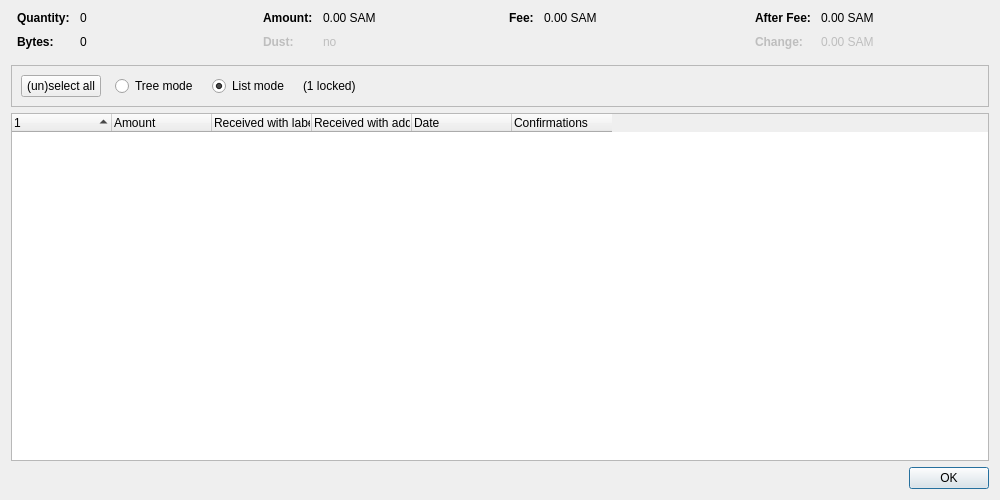
<?xml version="1.0" encoding="UTF-8"?>
<ui version="4.0">
 <class>CoinControlDialog</class>
 <widget class="QDialog" name="CoinControlDialog">
  <property name="geometry">
   <rect>
    <x>0</x>
    <y>0</y>
    <width>1000</width>
    <height>500</height>
   </rect>
  </property>
  <property name="windowTitle">
   <string>Coin Selection</string>
  </property>
  <layout class="QVBoxLayout" name="verticalLayout">
   <item>
    <layout class="QHBoxLayout" name="horizontalLayoutTop" stretch="0,0,0,0">
     <property name="topMargin">
      <number>0</number>
     </property>
     <property name="bottomMargin">
      <number>10</number>
     </property>
     <item>
      <layout class="QFormLayout" name="formLayoutCoinControl1">
       <property name="horizontalSpacing">
        <number>10</number>
       </property>
       <property name="verticalSpacing">
        <number>10</number>
       </property>
       <property name="leftMargin">
        <number>6</number>
       </property>
       <property name="rightMargin">
        <number>6</number>
       </property>
       <item row="0" column="0">
        <widget class="QLabel" name="labelCoinControlQuantityText">
         <property name="font">
          <font>
           <weight>75</weight>
           <bold>true</bold>
          </font>
         </property>
         <property name="text">
          <string>Quantity:</string>
         </property>
        </widget>
       </item>
       <item row="0" column="1">
        <widget class="QLabel" name="labelCoinControlQuantity">
         <property name="cursor">
          <cursorShape>IBeamCursor</cursorShape>
         </property>
         <property name="contextMenuPolicy">
          <enum>Qt::ActionsContextMenu</enum>
         </property>
         <property name="text">
          <string notr="true">0</string>
         </property>
         <property name="textInteractionFlags">
          <set>Qt::LinksAccessibleByMouse|Qt::TextSelectableByKeyboard|Qt::TextSelectableByMouse</set>
         </property>
        </widget>
       </item>
       <item row="1" column="0">
        <widget class="QLabel" name="labelCoinControlBytesText">
         <property name="font">
          <font>
           <weight>75</weight>
           <bold>true</bold>
          </font>
         </property>
         <property name="text">
          <string>Bytes:</string>
         </property>
        </widget>
       </item>
       <item row="1" column="1">
        <widget class="QLabel" name="labelCoinControlBytes">
         <property name="cursor">
          <cursorShape>IBeamCursor</cursorShape>
         </property>
         <property name="contextMenuPolicy">
          <enum>Qt::ActionsContextMenu</enum>
         </property>
         <property name="text">
          <string notr="true">0</string>
         </property>
         <property name="textInteractionFlags">
          <set>Qt::LinksAccessibleByMouse|Qt::TextSelectableByKeyboard|Qt::TextSelectableByMouse</set>
         </property>
        </widget>
       </item>
      </layout>
     </item>
     <item>
      <layout class="QFormLayout" name="formLayoutCoinControl2">
       <property name="horizontalSpacing">
        <number>10</number>
       </property>
       <property name="verticalSpacing">
        <number>10</number>
       </property>
       <property name="leftMargin">
        <number>6</number>
       </property>
       <property name="rightMargin">
        <number>6</number>
       </property>
       <item row="0" column="0">
        <widget class="QLabel" name="labelCoinControlAmountText">
         <property name="font">
          <font>
           <weight>75</weight>
           <bold>true</bold>
          </font>
         </property>
         <property name="text">
          <string>Amount:</string>
         </property>
        </widget>
       </item>
       <item row="0" column="1">
        <widget class="QLabel" name="labelCoinControlAmount">
         <property name="cursor">
          <cursorShape>IBeamCursor</cursorShape>
         </property>
         <property name="contextMenuPolicy">
          <enum>Qt::ActionsContextMenu</enum>
         </property>
         <property name="text">
          <string notr="true">0.00 SAM</string>
         </property>
         <property name="textInteractionFlags">
          <set>Qt::LinksAccessibleByMouse|Qt::TextSelectableByKeyboard|Qt::TextSelectableByMouse</set>
         </property>
        </widget>
       </item>
       <item row="1" column="0">
        <widget class="QLabel" name="labelCoinControlLowOutputText">
         <property name="enabled">
          <bool>false</bool>
         </property>
         <property name="font">
          <font>
           <weight>75</weight>
           <bold>true</bold>
          </font>
         </property>
         <property name="text">
          <string>Dust:</string>
         </property>
        </widget>
       </item>
       <item row="1" column="1">
        <widget class="QLabel" name="labelCoinControlLowOutput">
         <property name="enabled">
          <bool>false</bool>
         </property>
         <property name="cursor">
          <cursorShape>IBeamCursor</cursorShape>
         </property>
         <property name="contextMenuPolicy">
          <enum>Qt::ActionsContextMenu</enum>
         </property>
         <property name="text">
          <string notr="true">no</string>
         </property>
         <property name="textInteractionFlags">
          <set>Qt::LinksAccessibleByMouse|Qt::TextSelectableByKeyboard|Qt::TextSelectableByMouse</set>
         </property>
        </widget>
       </item>
      </layout>
     </item>
     <item>
      <layout class="QFormLayout" name="formLayoutCoinControl3">
       <property name="horizontalSpacing">
        <number>10</number>
       </property>
       <property name="verticalSpacing">
        <number>10</number>
       </property>
       <property name="leftMargin">
        <number>6</number>
       </property>
       <property name="rightMargin">
        <number>6</number>
       </property>
       <item row="0" column="0">
        <widget class="QLabel" name="labelCoinControlFeeText">
         <property name="font">
          <font>
           <weight>75</weight>
           <bold>true</bold>
          </font>
         </property>
         <property name="text">
          <string>Fee:</string>
         </property>
        </widget>
       </item>
       <item row="0" column="1">
        <widget class="QLabel" name="labelCoinControlFee">
         <property name="cursor">
          <cursorShape>IBeamCursor</cursorShape>
         </property>
         <property name="contextMenuPolicy">
          <enum>Qt::ActionsContextMenu</enum>
         </property>
         <property name="text">
          <string notr="true">0.00 SAM</string>
         </property>
         <property name="textInteractionFlags">
          <set>Qt::LinksAccessibleByMouse|Qt::TextSelectableByKeyboard|Qt::TextSelectableByMouse</set>
         </property>
        </widget>
       </item>
      </layout>
     </item>
     <item>
      <layout class="QFormLayout" name="formLayoutCoinControl4">
       <property name="horizontalSpacing">
        <number>10</number>
       </property>
       <property name="verticalSpacing">
        <number>10</number>
       </property>
       <property name="leftMargin">
        <number>6</number>
       </property>
       <property name="rightMargin">
        <number>6</number>
       </property>
       <item row="0" column="0">
        <widget class="QLabel" name="labelCoinControlAfterFeeText">
         <property name="font">
          <font>
           <weight>75</weight>
           <bold>true</bold>
          </font>
         </property>
         <property name="text">
          <string>After Fee:</string>
         </property>
        </widget>
       </item>
       <item row="0" column="1">
        <widget class="QLabel" name="labelCoinControlAfterFee">
         <property name="cursor">
          <cursorShape>IBeamCursor</cursorShape>
         </property>
         <property name="contextMenuPolicy">
          <enum>Qt::ActionsContextMenu</enum>
         </property>
         <property name="text">
          <string notr="true">0.00 SAM</string>
         </property>
         <property name="textInteractionFlags">
          <set>Qt::LinksAccessibleByMouse|Qt::TextSelectableByKeyboard|Qt::TextSelectableByMouse</set>
         </property>
        </widget>
       </item>
       <item row="1" column="0">
        <widget class="QLabel" name="labelCoinControlChangeText">
         <property name="enabled">
          <bool>false</bool>
         </property>
         <property name="font">
          <font>
           <weight>75</weight>
           <bold>true</bold>
          </font>
         </property>
         <property name="text">
          <string>Change:</string>
         </property>
        </widget>
       </item>
       <item row="1" column="1">
        <widget class="QLabel" name="labelCoinControlChange">
         <property name="enabled">
          <bool>false</bool>
         </property>
         <property name="cursor">
          <cursorShape>IBeamCursor</cursorShape>
         </property>
         <property name="contextMenuPolicy">
          <enum>Qt::ActionsContextMenu</enum>
         </property>
         <property name="text">
          <string notr="true">0.00 SAM</string>
         </property>
         <property name="textInteractionFlags">
          <set>Qt::LinksAccessibleByMouse|Qt::TextSelectableByKeyboard|Qt::TextSelectableByMouse</set>
         </property>
        </widget>
       </item>
      </layout>
     </item>
    </layout>
   </item>
   <item>
    <widget class="QFrame" name="frame">
     <property name="minimumSize">
      <size>
       <width>0</width>
       <height>40</height>
      </size>
     </property>
     <property name="frameShape">
      <enum>QFrame::StyledPanel</enum>
     </property>
     <property name="frameShadow">
      <enum>QFrame::Sunken</enum>
     </property>
     <layout class="QHBoxLayout" name="horizontalLayout">
      <item>
       <layout class="QHBoxLayout" name="horizontalLayoutPanel" stretch="0,0,0,0,0">
        <property name="spacing">
         <number>14</number>
        </property>
        <item>
         <widget class="QPushButton" name="pushButtonSelectAll">
          <property name="sizePolicy">
           <sizepolicy hsizetype="Maximum" vsizetype="Fixed">
            <horstretch>0</horstretch>
            <verstretch>0</verstretch>
           </sizepolicy>
          </property>
          <property name="text">
           <string>(un)select all</string>
          </property>
          <property name="autoDefault">
           <bool>false</bool>
          </property>
         </widget>
        </item>
        <item>
         <widget class="QRadioButton" name="radioTreeMode">
          <property name="sizePolicy">
           <sizepolicy hsizetype="Maximum" vsizetype="Fixed">
            <horstretch>0</horstretch>
            <verstretch>0</verstretch>
           </sizepolicy>
          </property>
          <property name="text">
           <string>Tree mode</string>
          </property>
         </widget>
        </item>
        <item>
         <widget class="QRadioButton" name="radioListMode">
          <property name="sizePolicy">
           <sizepolicy hsizetype="Maximum" vsizetype="Fixed">
            <horstretch>0</horstretch>
            <verstretch>0</verstretch>
           </sizepolicy>
          </property>
          <property name="text">
           <string>List mode</string>
          </property>
          <property name="checked">
           <bool>true</bool>
          </property>
         </widget>
        </item>
        <item>
         <widget class="QLabel" name="labelLocked">
          <property name="text">
           <string notr="true">(1 locked)</string>
          </property>
         </widget>
        </item>
        <item>
         <spacer name="horizontalSpacer">
          <property name="orientation">
           <enum>Qt::Horizontal</enum>
          </property>
          <property name="sizeHint" stdset="0">
           <size>
            <width>40</width>
            <height>20</height>
           </size>
          </property>
         </spacer>
        </item>
       </layout>
      </item>
     </layout>
    </widget>
   </item>
   <item>
    <widget class="CoinControlTreeWidget" name="treeWidget">
     <property name="contextMenuPolicy">
      <enum>Qt::CustomContextMenu</enum>
     </property>
     <property name="sortingEnabled">
      <bool>false</bool>
     </property>
     <property name="columnCount">
      <number>6</number>
     </property>
     <attribute name="headerShowSortIndicator" stdset="0">
      <bool>true</bool>
     </attribute>
     <attribute name="headerStretchLastSection">
      <bool>false</bool>
     </attribute>
     <column>
      <property name="text">
       <string/>
      </property>
     </column>
     <column>
      <property name="text">
       <string>Amount</string>
      </property>
     </column>
     <column>
      <property name="text">
       <string>Received with label</string>
      </property>
     </column>
     <column>
      <property name="text">
       <string>Received with address</string>
      </property>
     </column>
     <column>
      <property name="text">
       <string>Date</string>
      </property>
     </column>
     <column>
      <property name="text">
       <string>Confirmations</string>
      </property>
      <property name="toolTip">
       <string>Confirmed</string>
      </property>
     </column>
     <column>
      <property name="text">
       <string/>
      </property>
     </column>
     <column>
      <property name="text">
       <string/>
      </property>
     </column>
     <column>
      <property name="text">
       <string/>
      </property>
     </column>
     <column>
      <property name="text">
       <string/>
      </property>
     </column>
    </widget>
   </item>
   <item>
    <widget class="QDialogButtonBox" name="buttonBox">
     <property name="orientation">
      <enum>Qt::Horizontal</enum>
     </property>
     <property name="standardButtons">
      <set>QDialogButtonBox::Ok</set>
     </property>
    </widget>
   </item>
  </layout>
 </widget>
 <customwidgets>
  <customwidget>
   <class>CoinControlTreeWidget</class>
   <extends>QTreeWidget</extends>
   <header>qt/coincontroltreewidget.h</header>
  </customwidget>
 </customwidgets>
 <resources/>
 <connections/>
</ui>
